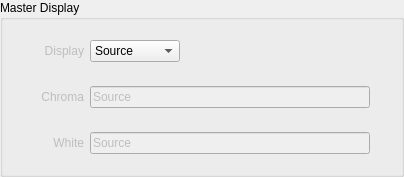
                        <widget class="QGroupBox" name="groupBoxSettings_10">
                         <property name="title">
                          <string>Master Display</string>
                         </property>
                         <layout class="QGridLayout" name="gridLayout_31">
                          <property name="topMargin">
                           <number>20</number>
                          </property>
                          <property name="bottomMargin">
                           <number>20</number>
                          </property>
                          <item row="0" column="0">
                           <layout class="QGridLayout" name="gridLayout_36">
                            <property name="topMargin">
                             <number>0</number>
                            </property>
                            <property name="verticalSpacing">
                             <number>24</number>
                            </property>
                            <item row="2" column="2">
                             <widget class="QLineEdit" name="lineEdit_white_coord">
                              <property name="enabled">
                               <bool>false</bool>
                              </property>
                              <property name="minimumSize">
                               <size>
                                <width>280</width>
                                <height>0</height>
                               </size>
                              </property>
                              <property name="maximumSize">
                               <size>
                                <width>280</width>
                                <height>25</height>
                               </size>
                              </property>
                              <property name="text">
                               <string>Source</string>
                              </property>
                              <property name="placeholderText">
                               <string>None</string>
                              </property>
                             </widget>
                            </item>
                            <item row="0" column="2">
                             <widget class="QComboBox" name="comboBox_master_disp">
                              <property name="enabled">
                               <bool>true</bool>
                              </property>
                              <property name="minimumSize">
                               <size>
                                <width>90</width>
                                <height>0</height>
                               </size>
                              </property>
                              <property name="maximumSize">
                               <size>
                                <width>90</width>
                                <height>25</height>
                               </size>
                              </property>
                              <property name="autoFillBackground">
                               <bool>false</bool>
                              </property>
                              <property name="editable">
                               <bool>false</bool>
                              </property>
                              <property name="maxCount">
                               <number>20</number>
                              </property>
                              <property name="iconSize">
                               <size>
                                <width>16</width>
                                <height>16</height>
                               </size>
                              </property>
                              <property name="frame">
                               <bool>true</bool>
                              </property>
                              <item>
                               <property name="text">
                                <string>Source</string>
                               </property>
                              </item>
                              <item>
                               <property name="text">
                                <string notr="true">Display P3</string>
                               </property>
                              </item>
                              <item>
                               <property name="text">
                                <string notr="true">DCI P3</string>
                               </property>
                              </item>
                              <item>
                               <property name="text">
                                <string notr="true">BT.2020</string>
                               </property>
                              </item>
                              <item>
                               <property name="text">
                                <string notr="true">BT.709</string>
                               </property>
                              </item>
                              <item>
                               <property name="text">
                                <string>Custom</string>
                               </property>
                              </item>
                             </widget>
                            </item>
                            <item row="1" column="0">
                             <spacer name="horizontalSpacer_22">
                              <property name="orientation">
                               <enum>Qt::Orientation::Horizontal</enum>
                              </property>
                              <property name="sizeHint" stdset="0">
                               <size>
                                <width>20</width>
                                <height>20</height>
                               </size>
                              </property>
                             </spacer>
                            </item>
                            <item row="1" column="2">
                             <widget class="QLineEdit" name="lineEdit_chroma_coord">
                              <property name="enabled">
                               <bool>false</bool>
                              </property>
                              <property name="minimumSize">
                               <size>
                                <width>280</width>
                                <height>0</height>
                               </size>
                              </property>
                              <property name="maximumSize">
                               <size>
                                <width>280</width>
                                <height>25</height>
                               </size>
                              </property>
                              <property name="text">
                               <string>Source</string>
                              </property>
                              <property name="placeholderText">
                               <string>None</string>
                              </property>
                             </widget>
                            </item>
                            <item row="1" column="1" alignment="Qt::AlignmentFlag::AlignRight">
                             <widget class="QLabel" name="label_chroma_coord">
                              <property name="enabled">
                               <bool>false</bool>
                              </property>
                              <property name="sizePolicy">
                               <sizepolicy hsizetype="Preferred" vsizetype="Preferred">
                                <horstretch>0</horstretch>
                                <verstretch>0</verstretch>
                               </sizepolicy>
                              </property>
                              <property name="minimumSize">
                               <size>
                                <width>0</width>
                                <height>0</height>
                               </size>
                              </property>
                              <property name="maximumSize">
                               <size>
                                <width>3840</width>
                                <height>25</height>
                               </size>
                              </property>
                              <property name="autoFillBackground">
                               <bool>false</bool>
                              </property>
                              <property name="text">
                               <string>Chroma</string>
                              </property>
                              <property name="alignment">
                               <set>Qt::AlignmentFlag::AlignRight|Qt::AlignmentFlag::AlignTrailing|Qt::AlignmentFlag::AlignVCenter</set>
                              </property>
                             </widget>
                            </item>
                            <item row="2" column="1" alignment="Qt::AlignmentFlag::AlignRight">
                             <widget class="QLabel" name="label_white_coord">
                              <property name="enabled">
                               <bool>false</bool>
                              </property>
                              <property name="sizePolicy">
                               <sizepolicy hsizetype="Preferred" vsizetype="Preferred">
                                <horstretch>0</horstretch>
                                <verstretch>0</verstretch>
                               </sizepolicy>
                              </property>
                              <property name="minimumSize">
                               <size>
                                <width>0</width>
                                <height>0</height>
                               </size>
                              </property>
                              <property name="maximumSize">
                               <size>
                                <width>3840</width>
                                <height>25</height>
                               </size>
                              </property>
                              <property name="autoFillBackground">
                               <bool>false</bool>
                              </property>
                              <property name="text">
                               <string>White</string>
                              </property>
                              <property name="alignment">
                               <set>Qt::AlignmentFlag::AlignRight|Qt::AlignmentFlag::AlignTrailing|Qt::AlignmentFlag::AlignVCenter</set>
                              </property>
                             </widget>
                            </item>
                            <item row="0" column="1" alignment="Qt::AlignmentFlag::AlignRight">
                             <widget class="QLabel" name="label_master_disp">
                              <property name="enabled">
                               <bool>false</bool>
                              </property>
                              <property name="minimumSize">
                               <size>
                                <width>50</width>
                                <height>0</height>
                               </size>
                              </property>
                              <property name="maximumSize">
                               <size>
                                <width>120</width>
                                <height>25</height>
                               </size>
                              </property>
                              <property name="text">
                               <string>Display</string>
                              </property>
                              <property name="alignment">
                               <set>Qt::AlignmentFlag::AlignRight|Qt::AlignmentFlag::AlignTrailing|Qt::AlignmentFlag::AlignVCenter</set>
                              </property>
                             </widget>
                            </item>
                            <item row="1" column="3">
                             <spacer name="horizontalSpacer_23">
                              <property name="orientation">
                               <enum>Qt::Orientation::Horizontal</enum>
                              </property>
                              <property name="sizeHint" stdset="0">
                               <size>
                                <width>20</width>
                                <height>20</height>
                               </size>
                              </property>
                             </spacer>
                            </item>
                           </layout>
                          </item>
                         </layout>
                        </widget>
